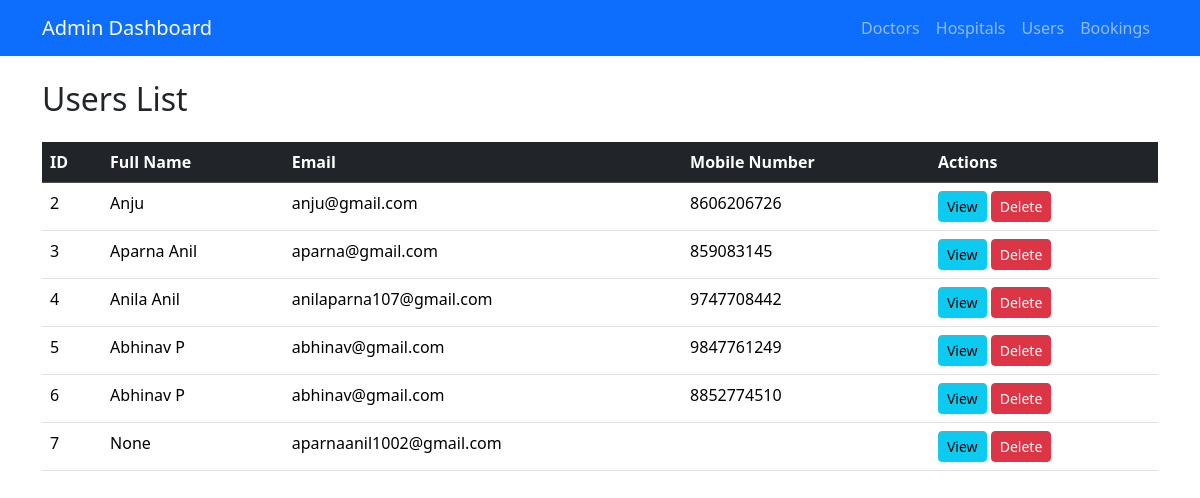
Page /admin-dashboard/users/ on the committed database.
### users/models.py (models this page shows, shortened)
class CustomUser(AbstractUser):
    full_name = models.CharField(max_length=255, blank=True, null=True)
    mobile_number = models.CharField(max_length=15, unique=True)
    address = models.TextField(blank=True, null=True)
    age=models.CharField(max_length=3, blank=True,null=True)
    hereditary_diseases = models.CharField(max_length=255, blank=True, default='None')
    other_medical_details = models.CharField(max_length=255, blank=True, default='None')
    blood_group = models.CharField(max_length=10, blank=True,null=True)
    emergency_contact_name = models.CharField(max_length=255, blank=True, null=True)
    emergency_contact_number = models.CharField(max_length=15, blank=True, null=True)
    aadhar_number = models.CharField(max_length=12, unique=True, blank=True, null=True)

### admin_dashboard/views.py (the view)
# urls.py: path('users/', views.user_list, name='user_list'),
def user_list(request):
    users = CustomUser.objects.all()
    return render(request, 'admin_dashboard/user_list.html', {'users': users})

### admin_dashboard/templates/admin_dashboard/user_list.html
{% extends 'admin_dashboard/base.html' %}
{% block content %}
<h2 class="mb-4">Users List</h2>
<table class="table table-hover">
    <thead class="table-dark">
        <tr>
            <th>ID</th>
            <th>Full Name</th>
            <th>Email</th>
            <th>Mobile Number</th>
            <th>Actions</th>
        </tr>
    </thead>
    <tbody>
    {% for user in users %}
        <tr>
            <td>{{ user.id }}</td>
            <td>{{ user.full_name }}</td>
            <td>{{ user.email }}</td>
            <td>{{ user.mobile_number }}</td>
            <td>
                <a href="{% url 'user_detail' user.id %}" class="btn btn-info btn-sm">View</a>
                <a href="{% url 'user_delete' user.id %}" class="btn btn-danger btn-sm">Delete</a>
            </td>
        </tr>
    {% empty %}
        <tr><td colspan="5">No users found.</td></tr>
    {% endfor %}
    </tbody>
</table>
{% endblock %}

### rows in the picture
CustomUser: id "2", full_name "Anju", email "anju@gmail.com", mobile_number "8606206726"
CustomUser: id "3", full_name "Aparna Anil", email "aparna@gmail.com", mobile_number "859083145"
CustomUser: id "4", full_name "Anila Anil", email "anilaparna107@gmail.com", mobile_number "9747708442"
CustomUser: id "5", full_name "Abhinav P", email "abhinav@gmail.com", mobile_number "9847761249"
CustomUser: id "6", full_name "Abhinav P", email "abhinav@gmail.com", mobile_number "8852774510"
CustomUser: id "7", full_name "None", email "aparnaanil1002@gmail.com"
